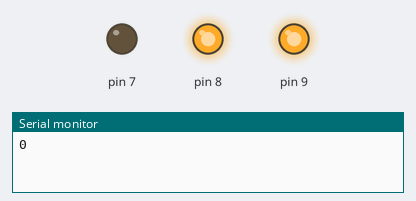
The sketch below on a simulated Arduino Uno, built with avr-gcc and run on an emulated ATmega328P. Parts: output pins drawn as LEDs (lit = HIGH), the last lines printed to the serial monitor.

Above: at 0.1 s.
At 51.3 s:
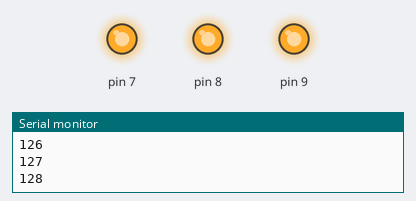
At 102.5 s:
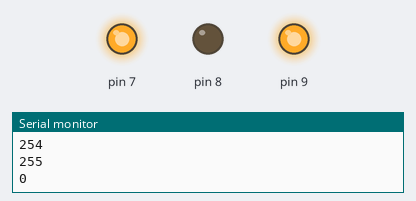
Timing chart, 0 to 104.0 s (numbered marks = the images above):
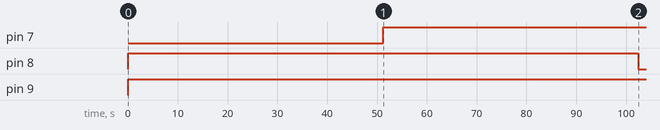

Measured:
- by itself, pin 7: LOW → HIGH at 51.2 s
- by itself, pin 8: LOW → HIGH at 0.00 s, → LOW 102 s later
- by itself, pin 9: LOW → HIGH at 0.00 s

The sketch:

2_5_4.ino
```cpp
/*
 * Generated using BlocklyDuino:
 *
 * https://github.com/MediaTek-Labs/BlocklyDuino-for-LinkIt
 *
 * Date: Wed, 31 Jul 2019 09:23:33 GMT
 */


int k;

int j;

int i;

void setup()
{
  Serial.begin(9600);


  pinMode(k, OUTPUT);
  pinMode(j, OUTPUT);
}


void loop()
{
  for (k = 7; k <= 9; k++) {
    analogWrite(k, 255);
  }
  for (j = 7; j <= 9; j++) {
    for (i = 0; i <= 255; i++) {
      analogWrite(j, i);
      Serial.println(i);
      delay(400);
    }
  }
}
```
